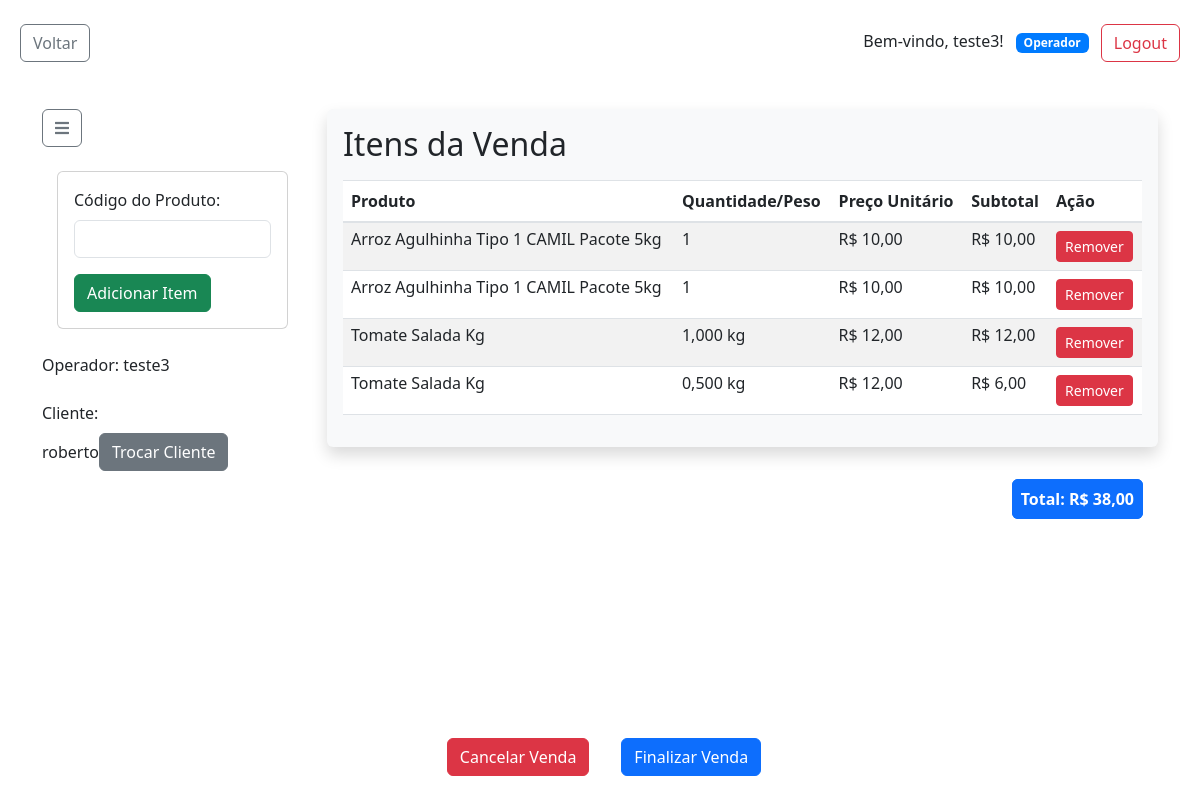
Screenshot of /pdvweb/realizar_venda/ (signed in) with the database file from the repository.
### pdvweb/models.py (models this page shows, shortened)
class CustomUser(AbstractUser):
    nome = models.CharField(max_length=255, default=default_nome)
    telefone = models.CharField(max_length=20, blank=True, null=True)
    operador = models.OneToOneField(
        Operador, null=True, blank=True, on_delete=models.CASCADE)
    meus_operadores = models.ManyToManyField(
        Operador, related_name='meus_usuarios', blank=True)
    groups = models.ManyToManyField(
        Group,
        verbose_name='groups',
        blank=True,
        related_name='customuser_set',
        related_query_name='user',
    )
    user_permissions = models.ManyToManyField(
        Permission,
        verbose_name='user permissions',
        blank=True,
        related_name='customuser_set',
        related_query_name='user',
    )

class Venda(models.Model):
    STATUS_PENDENTE = 'pendente'
    STATUS_CONCLUIDA = 'concluida'
    STATUS_CANCELADA = 'cancelada'
    STATUS_CHOICES = [
        (STATUS_PENDENTE, 'Pendente'),
        (STATUS_CONCLUIDA, 'Concluída'),
        (STATUS_CANCELADA, 'Cancelada'),
    ]
    data = models.DateTimeField(auto_now_add=True)
    status = models.CharField(
        max_length=20, choices=STATUS_CHOICES, default=STATUS_PENDENTE)
    valor_total = models.DecimalField(
        max_digits=10, decimal_places=2, default=0.0)
    desconto = models.DecimalField(max_digits=5, decimal_places=2, default=0.0)
    operador = models.ForeignKey(
        'Operador', on_delete=models.SET_NULL, null=True)
    cliente = models.ForeignKey(
        'Cliente', on_delete=models.SET_NULL, null=True)

class Cliente(models.Model):
    nome = models.CharField(max_length=255)
    email = models.EmailField()
    telefone = models.CharField(max_length=20, blank=True, null=True)
    cpf = models.CharField(max_length=14, unique=True,
                           default='000.000.000-00')

class ItemVendaBase(models.Model):
    venda = models.ForeignKey(Venda, on_delete=models.CASCADE)
    preco_unitario = models.DecimalField(
        max_digits=10, decimal_places=2, default=0.0)
    subtotal = models.DecimalField(
        max_digits=10, decimal_places=2, default=0.0)
    class Meta:
        abstract = True

class ItemVendaPorQuantidade(ItemVendaBase):
    produto = models.ForeignKey(ProdutoPorQuantidade, on_delete=models.CASCADE)
    quantidade = models.PositiveIntegerField(validators=[MinValueValidator(1)])

class ProdutoBase(models.Model):
    codigo = models.CharField(max_length=10, unique=False, blank=True)
    nome = models.CharField(max_length=100, unique=True)
    descricao = models.TextField(blank=True, null=True)
    categoria = models.ForeignKey(
        Categoria, on_delete=models.SET_NULL, null=True, blank=True)
    class Meta:
        abstract = True

class ProdutoPorQuantidade(ProdutoBase):
    preco = models.DecimalField(
        max_digits=10, decimal_places=2, validators=[MinValueValidator(0)])
    estoque = models.PositiveIntegerField(default=0)
    data_criacao = models.DateTimeField(default=timezone.now)

class ItemVendaPorPeso(ItemVendaBase):
    produto = models.ForeignKey(ProdutoPorPeso, on_delete=models.CASCADE)
    peso_vendido = models.DecimalField(
        max_digits=10, decimal_places=3, default=0.0)

class ProdutoPorPeso(ProdutoBase):
    preco_por_kilo = models.DecimalField(
        max_digits=10, decimal_places=2, validators=[MinValueValidator(0)])
    estoque_em_kilos = models.DecimalField(
        max_digits=10, decimal_places=3, default=0)

### pdvweb/views.py (the view, shortened to what this page needs)
# urls.py: path('realizar_venda/', views.realizar_venda, name='realizar_venda'),
@login_required
def realizar_venda(request):
    venda = Venda.objects.filter(status=Venda.STATUS_PENDENTE).first()
    if venda is None:
        venda = Venda.objects.create(status=Venda.STATUS_PENDENTE)
    operador_atual = request.user.operador
    itens_venda_por_quantidade = venda.itemvendaporquantidade_set.all()
    itens_venda_por_peso = venda.itemvendaporpeso_set.all()
    itens_venda = list(chain(itens_venda_por_quantidade, itens_venda_por_peso))
    context = {
        'venda': venda,
        'itens_venda': itens_venda,
        'valor_total_venda': venda.valor_total,  # Passando o valor total da venda para o contexto
    }
    venda.operador = operador_atual
    venda.save()
    return render(request, 'pdvweb/realizar_venda.html', context)

### pdvweb/templates/pdvweb/realizar_venda.html (shortened to what this page needs)
{% extends 'pdvweb/base.html' %}
{% block content %}
<div class="container mt-4">
    <div class="row">
        <div class="col-md-3">
            <div class="input-group-prepend">
                <button type="button" class="btn btn-outline-secondary" id="menuBtn">
                    <i class="fas fa-bars"></i>
                </button>
            </div>
            <br>
        <div class="col-md-12">
            <div class="card">
                <div class="card-body">
                    <form method="post" id="adicionarItemForm">
                        <div class="form-group">
                            <label for="codigo_produto_base">Código do Produto:</label>
                            <input type="text" class="form-control" id="codigo_produto_base" name="codigo_produto_base">
                        </div>
                        <button type="submit" class="btn btn-success">Adicionar Item</button>
                    </form>
                </div>
            </div>
        </div>
            <div class="mt-4">
                <div class="form-group">
                    <label for="operador">Operador:</label>
                    {{ request.user }}
                </div>
                <div class="form-group">
                    <label for="cliente">Cliente:</label>
                    <div class="form-inline">
                        {% if venda.cliente %}
                        <span id="nome_cliente_label">{{ venda.cliente.nome }}</span>
                        <br>
                        <button id="trocarClienteBtn" class="btn btn-secondary">Trocar Cliente</button>
                        {% else %}
                        <input type="text" id="nome_cliente" class="form-control mr-2" placeholder="Nome">
                        <input type="text" id="cpf_cliente" class="form-control mr-2" placeholder="CPF">
                        <br>
                        <button id="verificarClienteBtn" class="btn btn-primary">Verificar</button>
                        {% endif %}
                    </div>
                </div>
            </div>
        </div>
        <div class="col-md-9">
            <div id="itens-da-venda" class="mb-3 shadow p-3 bg-light rounded" style="max-height: 400px; overflow-y: auto;">
                <h2 class="mb-3">Itens da Venda</h2>
                <div class="table-responsive">
                    <table class="table table-striped" style="width: 100%;">
                        <thead>
                            <tr>
                                <th scope="col">Produto</th>
                                <th scope="col">Quantidade/Peso</th>
                                <th scope="col">Preço Unitário</th>
                                <th scope="col">Subtotal</th>
                                <th scope="col">Ação</th>
                            </tr>
                        </thead>
                        <tbody style="line-height: 1;">
                            {% for item in itens_venda %}
                            <tr>
                                <td>{{ item.produto.nome }}</td>
                                <td>
                                    {% if item.quantidade %}
                                    {{ item.quantidade }}
                                    {% else %}
                                    {{ item.peso_vendido }} kg
                                    {% endif %}
                                </td>
                                <td>R$ {{ item.preco_unitario }}</td>
                                <td>R$ {{ item.subtotal }}</td>
                                <td><a href="{% url 'pdvweb:remover_item' item.id %}" class="btn btn-danger btn-sm">Remover</a></td>
                            </tr>
                            {% endfor %}
                        </tbody>
                    </table>
                </div>
            </div>
        </div>
    </div>
    <div class="text-right col-md-12 mb-1">
        <strong class="border border-primary rounded p-2 bg-primary text-white">Total: R$
            <span id="valor_total_venda">{{ valor_total_venda }}</span>
        </strong>
    </div>
    <div class="fixed-bottom mb-4">
        <div class="container">
            <div class="row justify-content-center">
                {% if venda.id %}
                <div class="col-md-auto">
                    <form method="post" action="{% url 'pdvweb:cancelar_venda' venda.id %}" class="d-inline ml-2">
                        <button type="submit" class="btn btn-danger">Cancelar Venda</button>
                    </form>
                </div>
                <div class="col-md-auto">
                    <form method="post" action="{% url 'pdvweb:finalizar_venda' venda.id %}" class="d-inline ml-2">
                        <button type="submit" class="btn btn-primary">Finalizar Venda</button>
                    </form>
                </div>
                {% endif %}
            </div>
        </div>
    </div>
</div>
</div>
<link href="https://cdn.jsdelivr.net/npm/bootstrap@5.3.0-alpha1/dist/css/bootstrap.min.css" rel="stylesheet">
{% endblock %}

### pdvweb/templates/pdvweb/base.html (shortened to what this page needs)
<!DOCTYPE html>
<html lang="en">
<head>
    <link rel="stylesheet" href="https://cdnjs.cloudflare.com/ajax/libs/font-awesome/5.15.4/css/all.min.css" />
    <link rel="stylesheet" href="https://maxcdn.bootstrapcdn.com/bootstrap/4.0.0/css/bootstrap.min.css">
</head>
<br>
<body class="d-flex flex-column vh-100">
    <div class="container-fluid flex-grow-1">
        <div class="row">
            <div class="col-md-12 mb-3">
                {% if user.is_authenticated %}
                <button class="btn btn-outline-secondary ml-2" onclick="goBack()">Voltar</button>
                <div class="float-right mx-2">
                    <p class="d-inline-block">Bem-vindo, {{ user.username }}!</p>
                    {% if user.operador %}
                    <span class="badge badge-primary ml-2">Operador</span>
                    {% endif %}
                    <a href="{% url 'pdvweb:logout_view' %}" class="btn btn-outline-danger ml-2">Logout</a>
                </div>
                {% else %}
                <a href="{% url 'pdvweb:login_operador' %}" class="btn btn-primary float-right">Login</a>
                {% endif %}
            </div>
        </div>
        {% block content %}{% endblock %}
</body>
</html>

### rows the page displays
CustomUser: username "teste3", user "teste3"
Venda: cliente.nome "roberto", valor_total "38,00"
ItemVendaPorQuantidade: produto.nome "Arroz Agulhinha Tipo 1 CAMIL Pacote 5kg", quantidade "1", preco_unitario "10,00", subtotal "10,00"
ItemVendaPorQuantidade: produto.nome "Arroz Agulhinha Tipo 1 CAMIL Pacote 5kg", quantidade "1", preco_unitario "10,00", subtotal "10,00"
ItemVendaPorPeso: produto.nome "Tomate Salada Kg", peso_vendido "1,000", preco_unitario "12,00", subtotal "12,00"
ItemVendaPorPeso: produto.nome "Tomate Salada Kg", peso_vendido "0,500", preco_unitario "12,00", subtotal "6,00"
